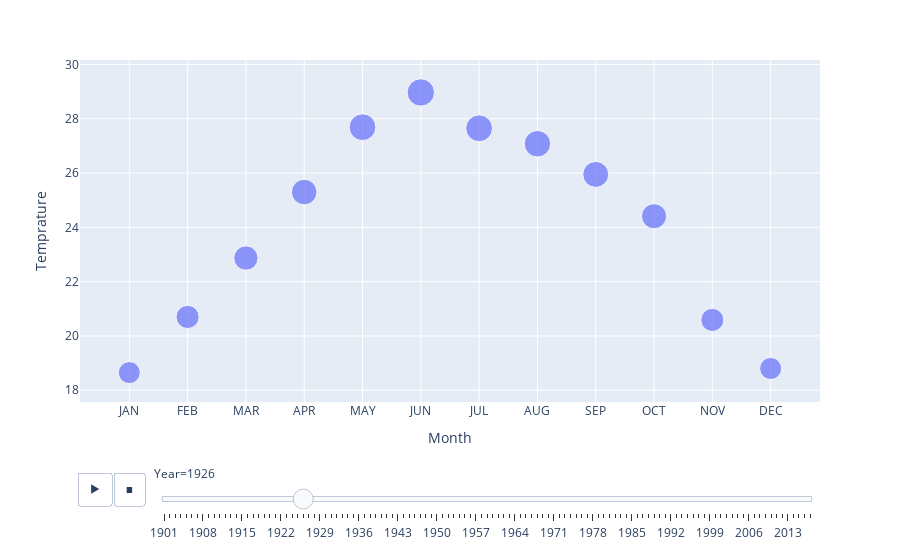

The notebook cell this image was saved under:
### Code cell
px.scatter(df1, 'Month', 'Temprature', size='Temprature', animation_frame='Year')

### Figure 1 — Plotly figure (JSON) as saved in the notebook; plotly's stock layout.template omitted (floating-point values rounded to 4 significant figures)
{"data": [{"hovertemplate": "Year=1926<br>Month=%{x}<br>Temprature=%{marker.size}<extra></extra>", "legendgroup": "", "marker": {"color": "#636efa", "size": [18.65, 20.7, 22.87, 25.3, 27.69, 28.97, 27.65, 27.08, 25.95, 24.41, 20.59, 18.8], "sizemode": "area", "sizeref": 0.07695, "symbol": "circle"}, "mode": "markers", "name": "", "orientation": "v", "showlegend": false, "type": "scatter", "x": ["JAN", "FEB", "MAR", "APR", "MAY", "JUN", "JUL", "AUG", "SEP", "OCT", "NOV", "DEC"], "xaxis": "x", "y": [18.65, 20.7, 22.87, 25.3, 27.69, 28.97, 27.65, 27.08, 25.95, 24.41, 20.59, 18.8], "yaxis": "y"}], "layout": {"autosize": true, "legend": {"itemsizing": "constant", "tracegroupgap": 0}, "margin": {"t": 60}, "sliders": [{"active": 25, "currentvalue": {"prefix": "Year="}, "len": 0.9, "pad": {"b": 10, "t": 60}, "steps": [{"args": [["1901"], {"frame": {"duration": 0, "redraw": false}, "fromcurrent": true, "mode": "immediate", "transition": {"duration": 0, "easing": "linear"}}], "label": "1901", "method": "animate"}, {"args": [["1902"], {"frame": {"duration": 0, "redraw": false}, "fromcurrent": true, "mode": "immediate", "transition": {"duration": 0, "easing": "linear"}}], "label": "1902", "method": "animate"}, {"args": [["1903"], {"frame": {"duration": 0, "redraw": false}, "fromcurrent": true, "mode": "immediate", "transition": {"duration": 0, "easing": "linear"}}], "label": "1903", "method": "animate"}, {"args": [["1904"], {"frame": {"duration": 0, "redraw": false}, "fromcurrent": true, "mode": "immediate", "transition": {"duration": 0, "easing": "linear"}}], "label": "1904", "method": "animate"}, {"args": [["1905"], {"frame": {"duration": 0, "redraw": false}, "fromcurrent": true, "mode": "immediate", "transition": {"duration": 0, "easing": "linear"}}], "label": "1905", "method": "animate"}, {"args": [["1906"], {"frame": {"duration": 0, "redraw": false}, "fromcurrent": true, "mode": "immediate", "transition": {"duration": 0, "easing": "linear"}}], "label": "1906", "method": "animate"}, {"args": [["1907"], {"frame": {"duration": 0, "redraw": false}, "fromcurrent": true, "mode": "immediate", "transition": {"duration": 0, "easing": "linear"}}], "label": "1907", "method": "animate"}, {"args": [["1908"], {"frame": {"duration": 0, "redraw": false}, "fromcurrent": true, "mode": "immediate", "transition": {"duration": 0, "easing": "linear"}}], "label": "1908", "method": "animate"}, {"args": [["1909"], {"frame": {"duration": 0, "redraw": false}, "fromcurrent": true, "mode": "immediate", "transition": {"duration": 0, "easing": "linear"}}], "label": "1909", "method": "animate"}, {"args": [["1910"], {"frame": {"duration": 0, "redraw": false}, "fromcurrent": true, "mode": "immediate", "transition": {"duration": 0, "easing": "linear"}}], "label": "1910", "method": "animate"}, {"args": [["1911"], {"frame": {"duration": 0, "redraw": false}, "fromcurrent": true, "mode": "immediate", "transition": {"duration": 0, "easing": "linear"}}], "label": "1911", "method": "animate"}, {"args": [["1912"], {"frame": {"duration": 0, "redraw": false}, "fromcurrent": true, "mode": "immediate", "transition": {"duration": 0, "easing": "linear"}}], "label": "1912", "method": "animate"}, {"args": [["1913"], {"frame": {"duration": 0, "redraw": false}, "fromcurrent": true, "mode": "immediate", "transition": {"duration": 0, "easing": "linear"}}], "label": "1913", "method": "animate"}, {"args": [["1914"], {"frame": {"duration": 0, "redraw": false}, "fromcurrent": true, "mode": "immediate", "transition": {"duration": 0, "easing": "linear"}}], "label": "1914", "method": "animate"}, {"args": [["1915"], {"frame": {"duration": 0, "redraw": false}, "fromcurrent": true, "mode": "immediate", "transition": {"duration": 0, "easing": "linear"}}], "label": "1915", "method": "animate"}, {"args": [["1916"], {"frame": {"duration": 0, "redraw": false}, "fromcurrent": true, "mode": "immediate", "transition": {"duration": 0, "easing": "linear"}}], "label": "1916", "method": "animate"}, {"args": [["1917"], {"frame": {"duration": 0, "redraw": false}, "fromcurrent": true, "mode": "immediate", "transition": {"duration": 0, "easing": "linear"}}], "label": "1917", "method": "animate"}, {"args": [["1918"], {"frame": {"duration": 0, "redraw": false}, "fromcurrent": true, "mode": "immediate", "transition": {"duration": 0, "easing": "linear"}}], "label": "1918", "method": "animate"}, {"args": [["1919"], {"frame": {"duration": 0, "redraw": false}, "fromcurrent": true, "mode": "immediate", "transition": {"duration": 0, "easing": "linear"}}], "label": "1919", "method": "animate"}, {"args": [["1920"], {"frame": {"duration": 0, "redraw": false}, "fromcurrent": true, "mode": "immediate", "transition": {"duration": 0, "easing": "linear"}}], "label": "1920", "method": "animate"}, {"args": [["1921"], {"frame": {"duration": 0, "redraw": false}, "fromcurrent": true, "mode": "immediate", "transition": {"duration": 0, "easing": "linear"}}], "label": "1921", "method": "animate"}, {"args": [["1922"], {"frame": {"duration": 0, "redraw": false}, "fromcurrent": true, "mode": "immediate", "transition": {"duration": 0, "easing": "linear"}}], "label": "1922", "method": "animate"}, {"args": [["1923"], {"frame": {"duration": 0, "redraw": false}, "fromcurrent": true, "mode": "immediate", "transition": {"duration": 0, "easing": "linear"}}], "label": "1923", "method": "animate"}, {"args": [["1924"], {"frame": {"duration": 0, "redraw": false}, "fromcurrent": true, "mode": "immediate", "transition": {"duration": 0, "easing": "linear"}}], "label": "1924", "method": "animate"}, {"args": [["1925"], {"frame": {"duration": 0, "redraw": false}, "fromcurrent": true, "mode": "immediate", "transition": {"duration": 0, "easing": "linear"}}], "label": "1925", "method": "animate"}, {"args": [["1926"], {"frame": {"duration": 0, "redraw": false}, "fromcurrent": true, "mode": "immediate", "transition": {"duration": 0, "easing": "linear"}}], "label": "1926", "method": "animate"}, {"args": [["1927"], {"frame": {"duration": 0, "redraw": false}, "fromcurrent": true, "mode": "immediate", "transition": {"duration": 0, "easing": "linear"}}], "label": "1927", "method": "animate"}, {"args": [["1928"], {"frame": {"duration": 0, "redraw": false}, "fromcurrent": true, "mode": "immediate", "transition": {"duration": 0, "easing": "linear"}}], "label": "1928", "method": "animate"}, {"args": [["1929"], {"frame": {"duration": 0, "redraw": false}, "fromcurrent": true, "mode": "immediate", "transition": {"duration": 0, "easing": "linear"}}], "label": "1929", "method": "animate"}, {"args": [["1930"], {"frame": {"duration": 0, "redraw": false}, "fromcurrent": true, "mode": "immediate", "transition": {"duration": 0, "easing": "linear"}}], "label": "1930", "method": "animate"}, {"args": [["1931"], {"frame": {"duration": 0, "redraw": false}, "fromcurrent": true, "mode": "immediate", "transition": {"duration": 0, "easing": "linear"}}], "label": "1931", "method": "animate"}, {"args": [["1932"], {"frame": {"duration": 0, "redraw": false}, "fromcurrent": true, "mode": "immediate", "transition": {"duration": 0, "easing": "linear"}}], "label": "1932", "method": "animate"}, {"args": [["1933"], {"frame": {"duration": 0, "redraw": false}, "fromcurrent": true, "mode": "immediate", "transition": {"duration": 0, "easing": "linear"}}], "label": "1933", "method": "animate"}, {"args": [["1934"], {"frame": {"duration": 0, "redraw": false}, "fromcurrent": true, "mode": "immediate", "transition": {"duration": 0, "easing": "linear"}}], "label": "1934", "method": "animate"}, {"args": [["1935"], {"frame": {"duration": 0, "redraw": false}, "fromcurrent": true, "mode": "immediate", "transition": {"duration": 0, "easing": "linear"}}], "label": "1935", "method": "animate"}, {"args": [["1936"], {"frame": {"duration": 0, "redraw": false}, "fromcurrent": true, "mode": "immediate", "transition": {"duration": 0, "easing": "linear"}}], "label": "1936", "method": "animate"}, {"args": [["1937"], {"frame": {"duration": 0, "redraw": false}, "fromcurrent": true, "mode": "immediate", "transition": {"duration": 0, "easing": "linear"}}], "label": "1937", "method": "animate"}, {"args": [["1938"], {"frame": {"duration": 0, "redraw": false}, "fromcurrent": true, "mode": "immediate", "transition": {"duration": 0, "easing": "linear"}}], "label": "1938", "method": "animate"}, {"args": [["1939"], {"frame": {"duration": 0, "redraw": false}, "fromcurrent": true, "mode": "immediate", "transition": {"duration": 0, "easing": "linear"}}], "label": "1939", "method": "animate"}, {"args": [["1940"], {"frame": {"duration": 0, "redraw": false}, "fromcurrent": true, "mode": "immediate", "transition": {"duration": 0, "easing": "linear"}}], "label": "1940", "method": "animate"}, {"args": [["1941"], {"frame": {"duration": 0, "redraw": false}, "fromcurrent": true, "mode": "immediate", "transition": {"duration": 0, "easing": "linear"}}], "label": "1941", "method": "animate"}, {"args": [["1942"], {"frame": {"duration": 0, "redraw": false}, "fromcurrent": true, "mode": "immediate", "transition": {"duration": 0, "easing": "linear"}}], "label": "1942", "method": "animate"}, {"args": [["1943"], {"frame": {"duration": 0, "redraw": false}, "fromcurrent": true, "mode": "immediate", "transition": {"duration": 0, "easing": "linear"}}], "label": "1943", "method": "animate"}, {"args": [["1944"], {"frame": {"duration": 0, "redraw": false}, "fromcurrent": true, "mode": "immediate", "transition": {"duration": 0, "easing": "linear"}}], "label": "1944", "method": "animate"}, {"args": [["1945"], {"frame": {"duration": 0, "redraw": false}, "fromcurrent": true, "mode": "immediate", "transition": {"duration": 0, "easing": "linear"}}], "label": "1945", "method": "animate"}, {"args": [["1946"], {"frame": {"duration": 0, "redraw": false}, "fromcurrent": true, "mode": "immediate", "transition": {"duration": 0, "easing": "linear"}}], "label": "1946", "method": "animate"}, {"args": [["1947"], {"frame": {"duration": 0, "redraw": false}, "fromcurrent": true, "mode": "immediate", "transition": {"duration": 0, "easing": "linear"}}], "label": "1947", "method": "animate"}, {"args": [["1948"], {"frame": {"duration": 0, "redraw": false}, "fromcurrent": true, "mode": "immediate", "transition": {"duration": 0, "easing": "linear"}}], "label": "1948", "method": "animate"}, {"args": [["1949"], {"frame": {"duration": 0, "redraw": false}, "fromcurrent": true, "mode": "immediate", "transition": {"duration": 0, "easing": "linear"}}], "label": "1949", "method": "animate"}, {"args": [["1950"], {"frame": {"duration": 0, "redraw": false}, "fromcurrent": true, "mode": "immediate", "transition": {"duration": 0, "easing": "linear"}}], "label": "1950", "method": "animate"}, {"args": [["1951"], {"frame": {"duration": 0, "redraw": false}, "fromcurrent": true, "mode": "immediate", "transition": {"duration": 0, "easing": "linear"}}], "label": "1951", "method": "animate"}, {"args": [["1952"], {"frame": {"duration": 0, "redraw": false}, "fromcurrent": true, "mode": "immediate", "transition": {"duration": 0, "easing": "linear"}}], "label": "1952", "method": "animate"}, {"args": [["1953"], {"frame": {"duration": 0, "redraw": false}, "fromcurrent": true, "mode": "immediate", "transition": {"duration": 0, "easing": "linear"}}], "label": "1953", "method": "animate"}, {"args": [["1954"], {"frame": {"duration": 0, "redraw": false}, "fromcurrent": true, "mode": "immediate", "transition": {"duration": 0, "easing": "linear"}}], "label": "1954", "method": "animate"}, {"args": [["1955"], {"frame": {"duration": 0, "redraw": false}, "fromcurrent": true, "mode": "immediate", "transition": {"duration": 0, "easing": "linear"}}], "label": "1955", "method": "animate"}, {"args": [["1956"], {"frame": {"duration": 0, "redraw": false}, "fromcurrent": true, "mode": "immediate", "transition": {"duration": 0, "easing": "linear"}}], "label": "1956", "method": "animate"}, {"args": [["1957"], {"frame": {"duration": 0, "redraw": false}, "fromcurrent": true, "mode": "immediate", "transition": {"duration": 0, "easing": "linear"}}], "label": "1957", "method": "animate"}, {"args": [["1958"], {"frame": {"duration": 0, "redraw": false}, "fromcurrent": true, "mode": "immediate", "transition": {"duration": 0, "easing": "linear"}}], "label": "1958", "method": "animate"}, {"args": [["1959"], {"frame": {"duration": 0, "redraw": false}, "fromcurrent": true, "mode": "immediate", "transition": {"duration": 0, "easing": "linear"}}], "label": "1959", "method": "animate"}, {"args": [["1960"], {"frame": {"duration": 0, "redraw": false}, "fromcurrent": true, "mode": "immediate", "transition": {"duration": 0, "easing": "linear"}}], "label": "1960", "method": "animate"}, {"args": [["1961"], {"frame": {"duration": 0, "redraw": false}, "fromcurrent": true, "mode": "immediate", "transition": {"duration": 0, "easing": "linear"}}], "label": "1961", "method": "animate"}, {"args": [["1962"], {"frame": {"duration": 0, "redraw": false}, "fromcurrent": true, "mode": "immediate", "transition": {"duration": 0, "easing": "linear"}}], "label": "1962", "method": "animate"}, {"args": [["1963"], {"frame": {"duration": 0, "redraw": false}, "fromcurrent": true, "mode": "immediate", "transition": {"duration": 0, "easing": "linear"}}], "label": "1963", "method": "animate"}, {"args": [["1964"], {"frame": {"duration": 0, "redraw": false}, "fromcurrent": true, "mode": "immediate", "transition": {"duration": 0, "easing": "linear"}}], "label": "1964", "method": "animate"}, {"args": [["1965"], {"frame": {"duration": 0, "redraw": false}, "fromcurrent": true, "mode": "immediate", "transition": {"duration": 0, "easing": "linear"}}], "label": "1965", "method": "animate"}, {"args": [["1966"], {"frame": {"duration": 0, "redraw": false}, "fromcurrent": true, "mode": "immediate", "transition": {"duration": 0, "easing": "linear"}}], "label": "1966", "method": "animate"}, {"args": [["1967"], {"frame": {"duration": 0, "redraw": false}, "fromcurrent": true, "mode": "immediate", "transition": {"duration": 0, "easing": "linear"}}], "label": "1967", "method": "animate"}, {"args": [["1968"], {"frame": {"duration": 0, "redraw": false}, "fromcurrent": true, "mode": "immediate", "transition": {"duration": 0, "easing": "linear"}}], "label": "1968", "method": "animate"}, {"args": [["1969"], {"frame": {"duration": 0, "redraw": false}, "fromcurrent": true, "mode": "immediate", "transition": {"duration": 0, "easing": "linear"}}], "label": "1969", "method": "animate"}, {"args": [["1970"], {"frame": {"duration": 0, "redraw": false}, "fromcurrent": true, "mode": "immediate", "transition": {"duration": 0, "easing": "linear"}}], "label": "1970", "method": "animate"}, {"args": [["1971"], {"frame": {"duration": 0, "redraw": false}, "fromcurrent": true, "mode": "immediate", "transition": {"duration": 0, "easing": "linear"}}], "label": "1971", "method": "animate"}, {"args": [["1972"], {"frame": {"duration": 0, "redraw": false}, "fromcurrent": true, "mode": "immediate", "transition": {"duration": 0, "easing": "linear"}}], "label": "1972", "method": "animate"}, {"args": [["1973"], {"frame": {"duration": 0, "redraw": false}, "fromcurrent": true, "mode": "immediate", "transition": {"duration": 0, "easing": "linear"}}], "label": "1973", "method": "animate"}, {"args": [["1974"], {"frame": {"duration": 0, "redraw": false}, "fromcurrent": true, "mode": "immediate", "transition": {"duration": 0, "easing": "linear"}}], "label": "1974", "method": "animate"}, {"args": [["1975"], {"frame": {"duration": 0, "redraw": false}, "fromcurrent": true, "mode": "immediate", "transition": {"duration": 0, "easing": "linear"}}], "label": "1975", "method": "animate"}, {"args": [["1976"], {"frame": {"duration": 0, "redraw": false}, "fromcurrent": true, "mode": "immediate", "transition": {"duration": 0, "easing": "linear"}}], "label": "1976", "method": "animate"}, {"args": [["1977"], {"frame": {"duration": 0, "redraw": false}, "fromcurrent": true, "mode": "immediate", "transition": {"duration": 0, "easing": "linear"}}], "label": "1977", "method": "animate"}, {"args": [["1978"], {"frame": {"duration": 0, "redraw": false}, "fromcurrent": true, "mode": "immediate", "transition": {"duration": 0, "easing": "linear"}}], "label": "1978", "method": "animate"}, {"args": [["1979"], {"frame": {"duration": 0, "redraw": false}, "fromcurrent": true, "mode": "immediate", "transition": {"duration": 0, "easing": "linear"}}], "label": "1979", "method": "animate"}, {"args": [["1980"], {"frame": {"duration": 0, "redraw": false}, "fromcurrent": true, "mode": "immediate", "transition": {"duration": 0, "easing": "linear"}}], "label": "1980", "method": "animate"}, {"args": [["1981"], {"frame": {"duration": 0, "redraw": false}, "fromcurrent": true, "mode": "immediate", "transition": {"duration": 0, "easing": "linear"}}], "label": "1981", "method": "animate"}, {"args": [["1982"], {"frame": {"duration": 0, "redraw": false}, "fromcurrent": true, "mode": "immediate", "transition": {"duration": 0, "easing": "linear"}}], "label": "1982", "method": "animate"}, {"args": [["1983"], {"frame": {"duration": 0, "redraw": false}, "fromcurrent": true, "mode": "immediate", "transition": {"duration": 0, "easing": "linear"}}], "label": "1983", "method": "animate"}, {"args": [["1984"], {"frame": {"duration": 0, "redraw": false}, "fromcurrent": true, "mode": "immediate", "transition": {"duration": 0, "easing": "linear"}}], "label": "1984", "method": "animate"}, {"args": [["1985"], {"frame": {"duration": 0, "redraw": false}, "fromcurrent": true, "mode": "immediate", "transition": {"duration": 0, "easing": "linear"}}], "label": "1985", "method": "animate"}, {"args": [["1986"], {"frame": {"duration": 0, "redraw": false}, "fromcurrent": true, "mode": "immediate", "transition": {"duration": 0, "easing": "linear"}}], "label": "1986", "method": "animate"}, {"args": [["1987"], {"frame": {"duration": 0, "redraw": false}, "fromcurrent": true, "mode": "immediate", "transition": {"duration": 0, "easing": "linear"}}], "label": "1987", "method": "animate"}, {"args": [["1988"], {"frame": {"duration": 0, "redraw": false}, "fromcurrent": true, "mode": "immediate", "transition": {"duration": 0, "easing": "linear"}}], "label": "1988", "method": "animate"}, {"args": [["1989"], {"frame": {"duration": 0, "redraw": false}, "fromcurrent": true, "mode": "immediate", "transition": {"duration": 0, "easing": "linear"}}], "label": "1989", "method": "animate"}, {"args": [["1990"], {"frame": {"duration": 0, "redraw": false}, "fromcurrent": true, "mode": "immediate", "transition": {"duration": 0, "easing": "linear"}}], "label": "1990", "method": "animate"}, {"args": [["1991"], {"frame": {"duration": 0, "redraw": false}, "fromcurrent": true, "mode": "immediate", "transition": {"duration": 0, "easing": "linear"}}], "label": "1991", "method": "animate"}, {"args": [["1992"], {"frame": {"duration": 0, "redraw": false}, "fromcurrent": true, "mode": "immediate", "transition": {"duration": 0, "easing": "linear"}}], "label": "1992", "method": "animate"}, {"args": [["1993"], {"frame": {"duration": 0, "redraw": false}, "fromcurrent": true, "mode": "immediate", "transition": {"duration": 0, "easing": "linear"}}], "label": "1993", "method": "animate"}, {"args": [["1994"], {"frame": {"duration": 0, "redraw": false}, "fromcurrent": true, "mode": "immediate", "transition": {"duration": 0, "easing": "linear"}}], "label": "1994", "method": "animate"}, {"args": [["1995"], {"frame": {"duration": 0, "redraw": false}, "fromcurrent": true, "mode": "immediate", "transition": {"duration": 0, "easing": "linear"}}], "label": "1995", "method": "animate"}, {"args": [["1996"], {"frame": {"duration": 0, "redraw": false}, "fromcurrent": true, "mode": "immediate", "transition": {"duration": 0, "easing": "linear"}}], "label": "1996", "method": "animate"}, {"args": [["1997"], {"frame": {"duration": 0, "redraw": false}, "fromcurrent": true, "mode": "immediate", "transition": {"duration": 0, "easing": "linear"}}], "label": "1997", "method": "animate"}, {"args": [["1998"], {"frame": {"duration": 0, "redraw": false}, "fromcurrent": true, "mode": "immediate", "transition": {"duration": 0, "easing": "linear"}}], "label": "1998", "method": "animate"}, {"args": [["1999"], {"frame": {"duration": 0, "redraw": false}, "fromcurrent": true, "mode": "immediate", "transition": {"duration": 0, "easing": "linear"}}], "label": "1999", "method": "animate"}, {"args": [["2000"], {"frame": {"duration": 0, "redraw": false}, "fromcurrent": true, "mode": "immediate", "transition": {"duration": 0, "easing": "linear"}}], "label": "2000", "method": "animate"}, {"args": [["2001"], {"frame": {"duration": 0, "redraw": false}, "fromcurrent": true, "mode": "immediate", "transition": {"duration": 0, "easing": "linear"}}], "label": "2001", "method": "animate"}, {"args": [["2002"], {"frame": {"duration": 0, "redraw": false}, "fromcurrent": true, "mode": "immediate", "transition": {"duration": 0, "easing": "linear"}}], "label": "2002", "method": "animate"}, {"args": [["2003"], {"frame": {"duration": 0, "redraw": false}, "fromcurrent": true, "mode": "immediate", "transition": {"duration": 0, "easing": "linear"}}], "label": "2003", "method": "animate"}, {"args": [["2004"], {"frame": {"duration": 0, "redraw": false}, "fromcurrent": true, "mode": "immediate", "transition": {"duration": 0, "easing": "linear"}}], "label": "2004", "method": "animate"}, {"args": [["2005"], {"frame": {"duration": 0, "redraw": false}, "fromcurrent": true, "mode": "immediate", "transition": {"duration": 0, "easing": "linear"}}], "label": "2005", "method": "animate"}, {"args": [["2006"], {"frame": {"duration": 0, "redraw": false}, "fromcurrent": true, "mode": "immediate", "transition": {"duration": 0, "easing": "linear"}}], "label": "2006", "method": "animate"}, {"args": [["2007"], {"frame": {"duration": 0, "redraw": false}, "fromcurrent": true, "mode": "immediate", "transition": {"duration": 0, "easing": "linear"}}], "label": "2007", "method": "animate"}, {"args": [["2008"], {"frame": {"duration": 0, "redraw": false}, "fromcurrent": true, "mode": "immediate", "transition": {"duration": 0, "easing": "linear"}}], "label": "2008", "method": "animate"}, {"args": [["2009"], {"frame": {"duration": 0, "redraw": false}, "fromcurrent": true, "mode": "immediate", "transition": {"duration": 0, "easing": "linear"}}], "label": "2009", "method": "animate"}, {"args": [["2010"], {"frame": {"duration": 0, "redraw": false}, "fromcurrent": true, "mode": "immediate", "transition": {"duration": 0, "easing": "linear"}}], "label": "2010", "method": "animate"}, {"args": [["2011"], {"frame": {"duration": 0, "redraw": false}, "fromcurrent": true, "mode": "immediate", "transition": {"duration": 0, "easing": "linear"}}], "label": "2011", "method": "animate"}, {"args": [["2012"], {"frame": {"duration": 0, "redraw": false}, "fromcurrent": true, "mode": "immediate", "transition": {"duration": 0, "easing": "linear"}}], "label": "2012", "method": "animate"}, {"args": [["2013"], {"frame": {"duration": 0, "redraw": false}, "fromcurrent": true, "mode": "immediate", "transition": {"duration": 0, "easing": "linear"}}], "label": "2013", "method": "animate"}, {"args": [["2014"], {"frame": {"duration": 0, "redraw": false}, "fromcurrent": true, "mode": "immediate", "transition": {"duration": 0, "easing": "linear"}}], "label": "2014", "method": "animate"}, {"args": [["2015"], {"frame": {"duration": 0, "redraw": false}, "fromcurrent": true, "mode": "immediate", "transition": {"duration": 0, "easing": "linear"}}], "label": "2015", "method": "animate"}, {"args": [["2016"], {"frame": {"duration": 0, "redraw": false}, "fromcurrent": true, "mode": "immediate", "transition": {"duration": 0, "easing": "linear"}}], "label": "2016", "method": "animate"}, {"args": [["2017"], {"frame": {"duration": 0, "redraw": false}, "fromcurrent": true, "mode": "immediate", "transition": {"duration": 0, "easing": "linear"}}], "label": "2017", "method": "animate"}], "x": 0.1, "xanchor": "left", "y": 0, "yanchor": "top"}], "updatemenus": [{"active": 1, "buttons": [{"args": [null, {"frame": {"duration": 500, "redraw": false}, "fromcurrent": true, "mode": "immediate", "transition": {"duration": 500, "easing": "linear"}}], "label": "&#9654;", "method": "animate"}, {"args": [[null], {"frame": {"duration": 0, "redraw": false}, "fromcurrent": true, "mode": "immediate", "transition": {"duration": 0, "easing": "linear"}}], "label": "&#9724;", "method": "animate"}], "direction": "left", "pad": {"r": 10, "t": 70}, "showactive": false, "type": "buttons", "x": 0.1, "xanchor": "right", "y": 0, "yanchor": "top"}], "xaxis": {"anchor": "y", "autorange": true, "domain": [0, 1], "range": [-0.7935, 11.79], "title": {"text": "Month"}, "type": "category"}, "yaxis": {"anchor": "x", "autorange": true, "domain": [0, 1], "range": [16.7, 31.22], "title": {"text": "Temprature"}, "type": "linear"}}}
